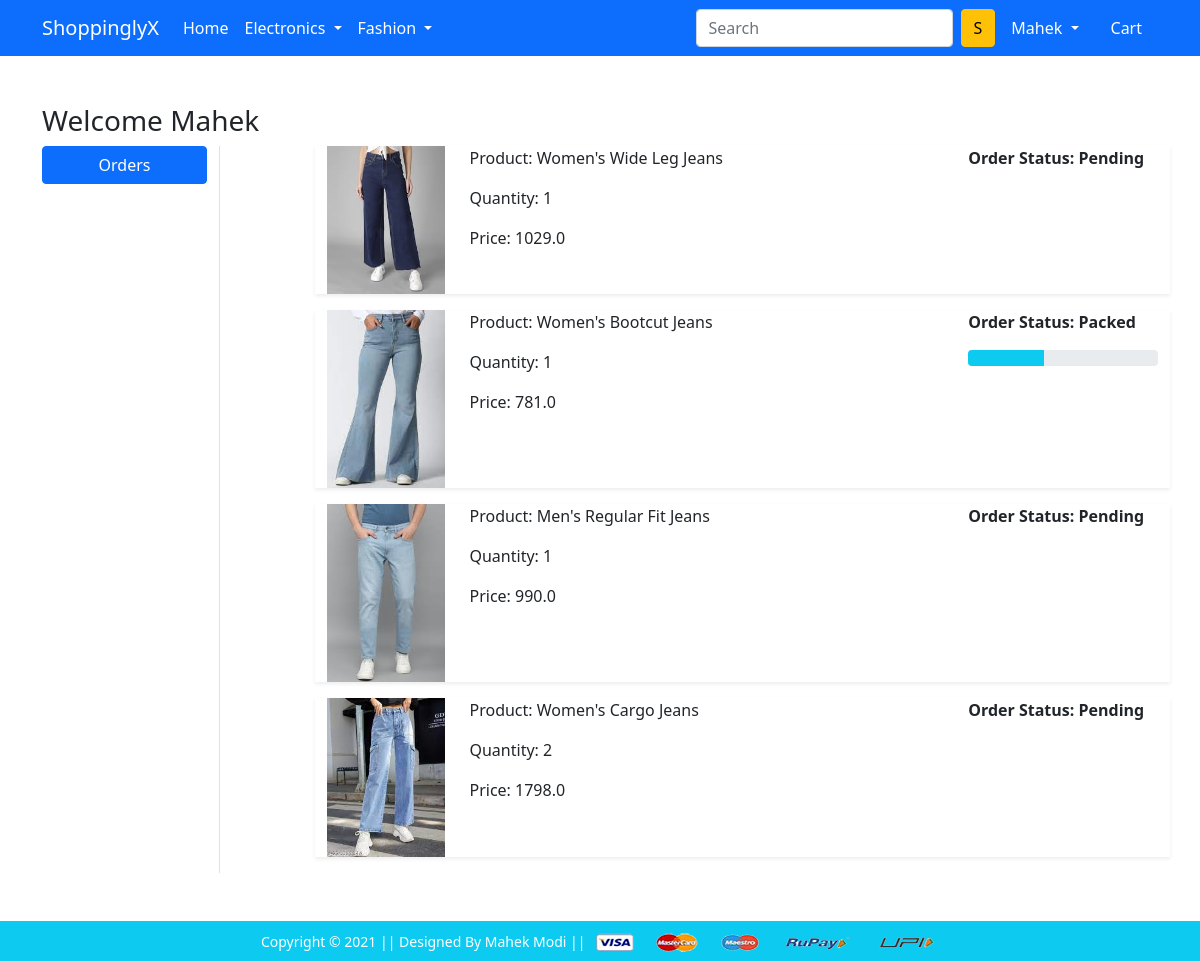
Page /orders/ (signed in) on the committed database.
### app/models.py (models this page shows, shortened)
class OrderPlaced(models.Model):
    user = models.ForeignKey(User, on_delete=models.CASCADE)
    customer = models.ForeignKey(Customer, on_delete=models.CASCADE)
    product = models.ForeignKey(Product, on_delete=models.CASCADE)
    quantity = models.PositiveIntegerField(default=1)
    ordered_date = models.DateTimeField(auto_now_add=True)
    status = models.CharField(max_length=50, choices=STATE_CHOICES, default='Pending')
    @property
    def total_cost(self):
        return self.quantity * self.product.discounted_price

class Product(models.Model):
    title = models.CharField(max_length=80)
    selling_price = models.FloatField()
    discounted_price = models.FloatField()
    description = models.TextField()
    brand = models.CharField(max_length=80)
    category = models.CharField(choices=CATEGORY_CHOICES, max_length=2)
    product_image = models.ImageField(upload_to='productimg')

### app/views.py (the view)
# urls.py: path('orders/', views.orders, name='orders'),
@login_required
def orders(request):
 op = OrderPlaced.objects.filter(user=request.user)
 return render(request, 'app/orders.html', {'order_placed':op})

### app/templates/app/orders.html (shortened to what this page needs)
{% extends 'app/base.html' %}
{% load static %}
{% block main-content %}
<div class="container my-5">
 <div class="row">
 <h3>Welcome <span class="text-capitalize">{{request.user}}</span></h3>
  <div class="col-sm-2 border-end">
   <ul class="list-unstyled">
    <li class="d-grid"><a href="{% url 'orders' %}" class="btn btn-primary">Orders</a></li>
   </ul>
</div>
  <div class="col-sm-9 offset-sm-1">
    {% for op in order_placed %}
        <div class="row shadow-sm mb-3">
            <div class="col-sm-2">
                <img src="{{op.product.product_image.url}}" alt="" srcset="" class="img-fluid" height="200" width="200">
            </div>
            <div class="col-sm-7">
                <p>Product: {{op.product.title}}</p>
                <p>Quantity: {{op.quantity}}</p>
                <p>Price: {{op.total_cost}}</p>
            </div>
            <div class="col-sm-3 fw-bold">
                <p>Order Status: {{op.status}}</p>
                  {% if op.status == 'Packed' %}
                    <div class="progress">
                        <div class="progress-bar bg-info" role="progressbar" style="width: 40%"
                        aria-valuenow="40" aria-valuemin="0" aria-valuemax="100"></div>
                    </div>
                  {% endif %}
        </div>
  </div>
  {% endfor %}
</div>
 </div>
</div>
{% endblock main-content %}

### app/templates/app/base.html (shortened to what this page needs)
<!doctype html>
{% load static %}
<html lang="en">
  <head>
    <link href="https://cdn.jsdelivr.net/npm/bootstrap@5.0.0-beta1/dist/css/bootstrap.min.css" rel="stylesheet">
    <link rel="stylesheet" href="{% static 'app/css/owl.carousel.min.css' %}">
    <link rel="stylesheet" href="{% static 'app/css/all.min.css' %}">
    <link rel="stylesheet" href="{% static 'app/css/style.css' %}">
  </head>
  <body>
    <nav class="navbar navbar-expand-lg navbar-dark bg-primary">
     <div class="container">
       <a class="navbar-brand" href="/">ShoppinglyX</a>
       <div class="collapse navbar-collapse" id="navbarSupportedContent">
         <ul class="navbar-nav me-auto mb-2 mb-lg-0">
           <li class="nav-item">
             <a class="nav-link active" aria-current="page" href="/">Home</a>
           </li>
           <li class="nav-item dropdown">
             <a class="nav-link dropdown-toggle text-white" href="#" id="electronicsDropdown" role="button" data-bs-toggle="dropdown" aria-expanded="false">
               Electronics
             </a>
           </li>
           <li class="nav-item dropdown">
             <a class="nav-link dropdown-toggle text-white" href="#" id="fashionDropdown" role="button" data-bs-toggle="dropdown" aria-expanded="false">
               Fashion
             </a>
           </li>
         </ul>
         <form class="d-flex">
           <input class="form-control me-2" type="search" placeholder="Search" aria-label="Search">
           <button class="btn btn-warning" type="submit">S</button>
         </form>
         <div>
          <ul class="navbar-nav me-auto mb-2 mb-lg-0">
            {% if request.user.is_authenticated %}
              <li class="nav-item dropdown mx-2">
                <a class="nav-link dropdown-toggle text-white" href="#" id="profileDropdown" role="button" data-bs-toggle="dropdown" aria-expanded="false">
                  {{request.user.username|capfirst}}
                </a>
              </li>
              <li class="nav-item mx-2">
              <a href="{% url 'showcart' %}" class="nav-link text-white"> Cart </a>
              </li>
            {% endif %}
          </ul>
         </div>
       </div>
     </div>
    </nav>
    {% block main-content %} {% endblock main-content %}
    <footer class="container-fluid bg-info text-center p-2 mt-5">
        <small class="text-white">Copyright &copy; 2021 || Designed By Mahek Modi || </small>
        <img src="{% static 'app/images/payment.png' %}" alt="" srcset="" class="img-fluid" height="2px">
    </footer>
  </body>
</html>

### rows in the picture
OrderPlaced: product.product_image (picture), product "Women's Wide Leg Jeans", quantity "1", total_cost "1029.0", status "Pending"
OrderPlaced: product.product_image (picture), product "Women's Bootcut Jeans", quantity "1", total_cost "781.0", status "Packed"
OrderPlaced: product.product_image (picture), product "Men's Regular Fit Jeans", quantity "1", total_cost "990.0", status "Pending"
OrderPlaced: product.product_image (picture), product "Women's Cargo Jeans", quantity "2", total_cost "1798.0", status "Pending"

### other values in the picture
{{ request.user.username|capfirst }} "Mahek"
{{ request.user }} "Mahek"
